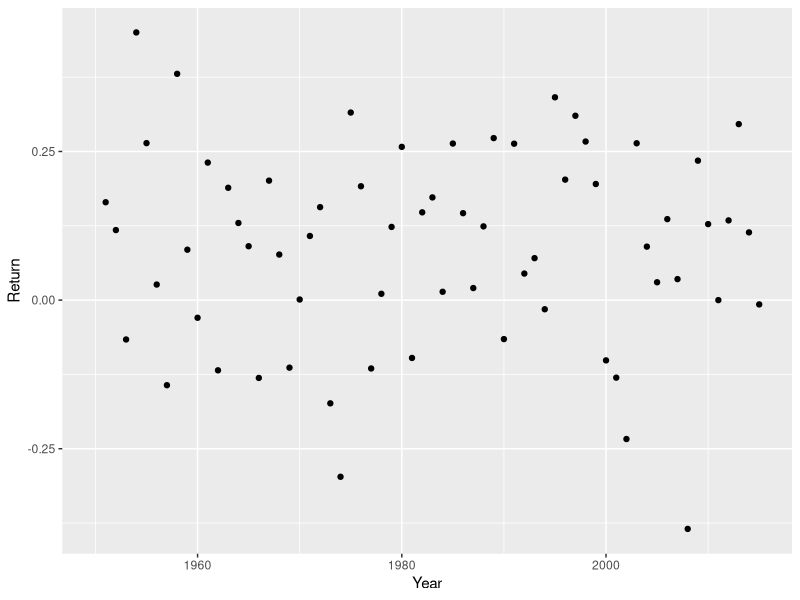
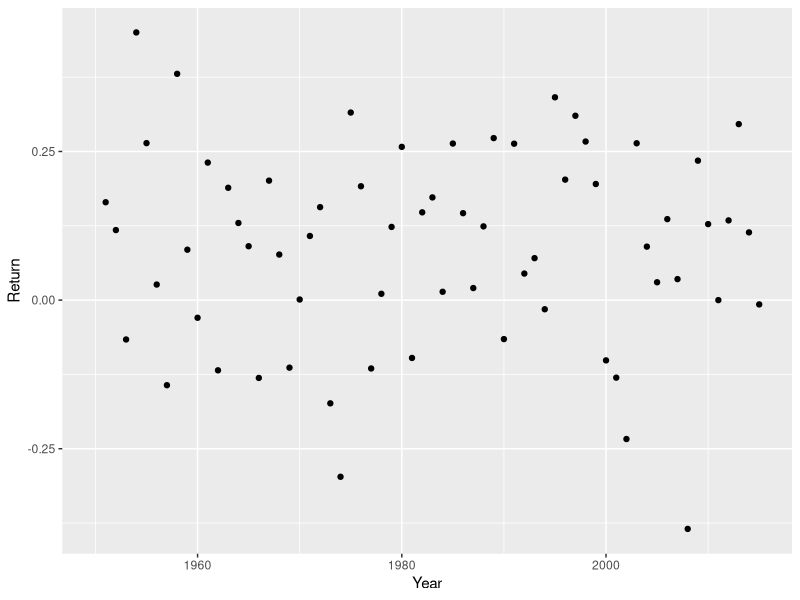

Generate these figures, in order, with R:
#test
##read in data from previous step
spx.returns <- read.csv("sp_500_returns.csv")

## Plot the yearly returns
library(ggplot2)
ggplot(spx.returns, aes(x = Year, y= Return)) + geom_point()

ggsave("sp_500_returns.png") ##saves the latest ggplot graphic
